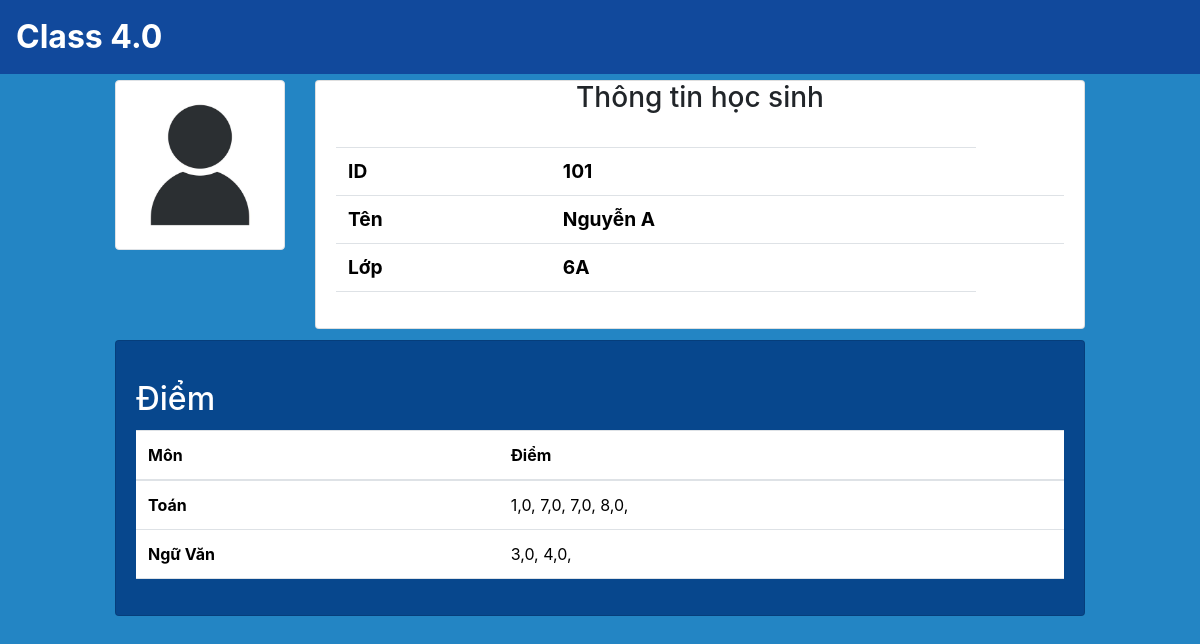
Screenshot of /studentportal/101/ with the database file from the repository.
### SM/models.py (models this page shows, shortened)
class Student(models.Model):
    id = models.IntegerField(primary_key=True)
    name = models.CharField(max_length=100,blank=False, null=False)
    classroom = models.ForeignKey(Classroom, on_delete=models.CASCADE, related_name='student') # cho phép classroom truy vấn được các student của mình

class Classroom(models.Model):
    name = models.CharField(primary_key=True,max_length=10)
    manager = models.ForeignKey('app_User.Teacher', on_delete=models.CASCADE,related_name='classroom') # 1 lớp chỉ có 1 giáo viên và ngược lại

class Subject (models.Model):
    id = models.CharField(primary_key=True, max_length = 10)
    name = models.CharField(max_length = 100,blank=False, null=False) # cần đảm bảo bắt buôc phải có

class Mark(models.Model):
    student = models.ForeignKey(Student, on_delete=models.CASCADE,related_name='marks')
    subject= models.ForeignKey(Subject, on_delete=models.CASCADE)
    scores = models.FloatField(models.FloatField(), blank=True, null=True)

### StudentPortal/views.py (the view)
# urls.py: path('<int:student>/', views.student_lookup, name= 'Lookup'),
def student_lookup(request, student):
    student = get_object_or_404(Student, id=student)
    marks = student.marks.all()
    classroom = student.classroom
    classroomsubjects = ClassroomSubject.objects.filter(classroom=classroom).first()
    subjects = classroomsubjects.subject.all()
    marks_by_subject = {}
    for mark in marks:
        if mark.subject.name not in marks_by_subject:
            marks_by_subject[mark.subject.name] = [mark.scores]
        else:
            marks_by_subject[mark.subject.name].append(mark.scores)
    context = {
        'student': student,
        'marks': marks,
        'student_of_subjects': subjects,
        'marks_by_subject': marks_by_subject,
    }
    return render(request, 'lookup.html',context)

### StudentPortal/templates/lookup.html (shortened to what this page needs)
{% extends "base.html" %}
{% load static %}
{% block content %}
<div class="row">
    <div class="col-1"></div>
    <div class="col-2">
        <img src="{% static "illustration-of-human-icon-user-symbol-icon-modern-design-on-blank-background-free-vector.jpg" %}" class="img-thumbnail" alt="...">
    </div>
    <div class="col-8">
        <div class="card">
            <h3 class="card-title text-center">Thông tin học sinh</h3>
            <div class="card-body">
                <table class="table">
                    <tbody>
                    <tr>
                        <th class="display-6 font-weight-bold" style="font-size: 1.2em" scope="row">ID</th>
                        <td class="display-6 font-weight-bold" style="font-size: 1.2em">{{ student.id }}</td>
                    </tr>
                    <tr>
                        <th class="display-6 font-weight-bold" style="font-size: 1.2em" scope="row">Tên</th>
                        <td class="display-6 font-weight-bold" style="font-size: 1.2em">{{ student.name }}<td>
                    </tr>
                    <tr>
                        <th class="display-6 font-weight-bold" style="font-size: 1.2em" scope="row">Lớp</th>
                        <td class="display-6 font-weight-bold" style="font-size: 1.2em">{{ student.classroom.name }}</td>
                    </tr>
                    </tbody>
                </table>
            </div>
        </div>
    </div>
    <div class="col-1"></div>
</div>
<div class="row" style="margin-top: 1%">
    <div class="col-1"></div>
    <div class="col-10">
        <div class="card" style="background-color: #07478D">
            <div class="card-body">
                <h2 class="card-title text-white" style="margin-top: 2%;">Điểm</h2>
                <table class="table">
                    <thead>
                    <tr>
                        <th scope="col">Môn</th>
                        <th scope="col">Điểm</th>
                    </tr>
                    </thead>
                    <tbody>
                        {% for subject, scores in marks_by_subject.items %}
                        <tr>
                            <th scope="row">{{ subject }}</th>
                            <td>
                                {% for score in scores %}
                                {{ score }},
                                {% endfor %}
                            </td>
                        </tr>
                        {% endfor %}
                    </tbody>
                </table>
            </div>
        </div>
    </div>
    <div class="col-1"></div>
</div>
{% endblock content %}

### templates/base.html (style rules this page uses)
body { margin: 0; padding: 0; height: 100vh; width: 100vw; overflow-x: hidden; }

### rows the page displays
Student: id "101", name "Nguyễn A", classroom.name "6A"
Subject: marks_by_subject "Toán"
Mark: scores "1,0"
Mark: scores "7,0"
Mark: scores "7,0"
Mark: scores "8,0"
Subject: marks_by_subject "Ngữ Văn"
Mark: scores "3,0"
Mark: scores "4,0"
